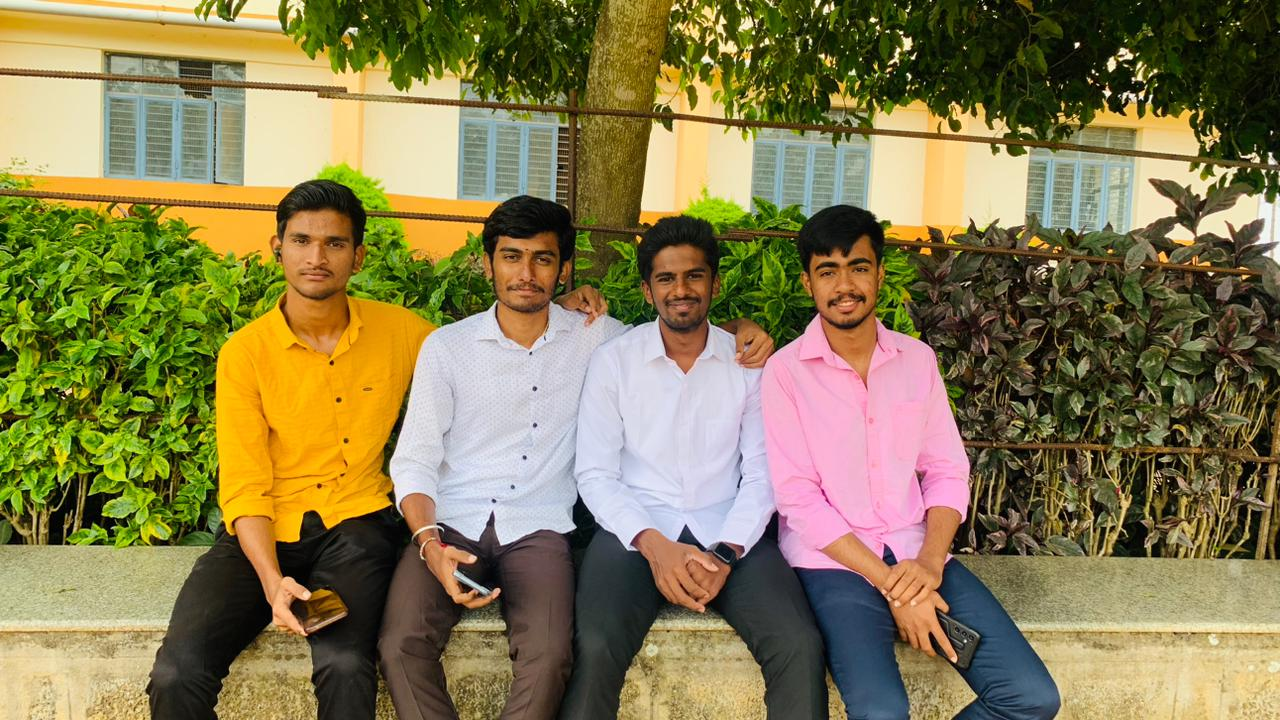
#> input picture PIC/IMG-20231124-WA0002.jpg, 1280 x 720 px; its folder holds only this picture in this run
$ python -i preprocess.py   (imports and definitions only)
#> lines starting #> are read from the running program, lines starting #| are printed output that depends on the picture
"""
Image Preprocessing Module for AI-Generated Image Detection
Handles normalization, resizing, and data augmentation
"""

import cv2
import numpy as np
from PIL import Image
import os
from pathlib import Path
import random


class ImagePreprocessor:
    """
    Preprocesses images for AI detection model
    """

    def __init__(self, target_size=(256, 256)):
        self.target_size = target_size

    def preprocess_image(self, image_path, augment=False):
        """
        Preprocess a single image
        """
#> called with image_path = 'PIC/IMG-20231124-WA0002.jpg', augment = False
        # Read image
        img = cv2.imread(image_path)
#> img is the input picture: shape (720, 1280, 3); mean B, G, R 80.5, 123.8, 135.1

        if img is None:
            raise ValueError(f"Could not read image from {image_path}")

        # Convert to RGB
        img = cv2.cvtColor(img, cv2.COLOR_BGR2RGB)

        # Apply augmentation if training
        if augment:
            img = self.augment_image(img)

        # Resize while maintaining aspect ratio
        img = self.resize_with_padding(img)

        # Normalize to [0, 1]
        img = img.astype(np.float32) / 255.0

        return img

    def resize_with_padding(self, img):
        """
        Resize image to target size while maintaining aspect ratio
        Pad with black if necessary
        """
        h, w = img.shape[:2]
#> h = 720; w = 1280
        target_h, target_w = self.target_size

        # Calculate scaling factor
        scale = min(target_w / w, target_h / h)
#> scale = 0.2

        # Calculate new dimensions
        new_w = int(w * scale)
#> new_w = 256
        new_h = int(h * scale)
#> new_h = 144

        # Resize image
        resized = cv2.resize(img, (new_w, new_h), interpolation=cv2.INTER_AREA)
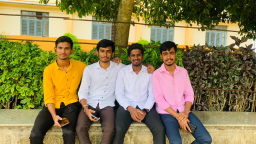
#> resized: shape (144, 256, 3); mean R, G, B 135.1, 123.8, 80.5

        # Create padded image
        padded = np.zeros((target_h, target_w, 3), dtype=np.uint8)

        # Calculate padding
        pad_h = (target_h - new_h) // 2
#> pad_h = 56
        pad_w = (target_w - new_w) // 2
#> pad_w = 0

        # Place resized image in center
        padded[pad_h:pad_h+new_h, pad_w:pad_w+new_w] = resized
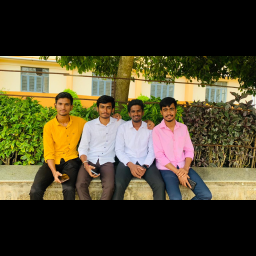
#> padded: shape (256, 256, 3); mean R, G, B 76, 69.7, 45.3

        return padded

    # [163 lines left out: functions augment_image, preprocess_batch, normalize_features, apply_normalization, prepare_for_cnn, load_and_split_dataset and 1 more, not called in this run]


class DataGenerator:
    """
    Data generator for training with batch loading
    """

    # [7 lines left out: function __init__, not called in this run]

    def __len__(self):
        return len(self.image_paths) // self.batch_size

    # [34 lines left out: functions __iter__, get_batch, not called in this run]


# [9 lines not run here, left out]

>>> result = ImagePreprocessor().preprocess_image('PIC/IMG-20231124-WA0002.jpg')

$ run again, on PIC/IMG-20231124-WA0003.jpg
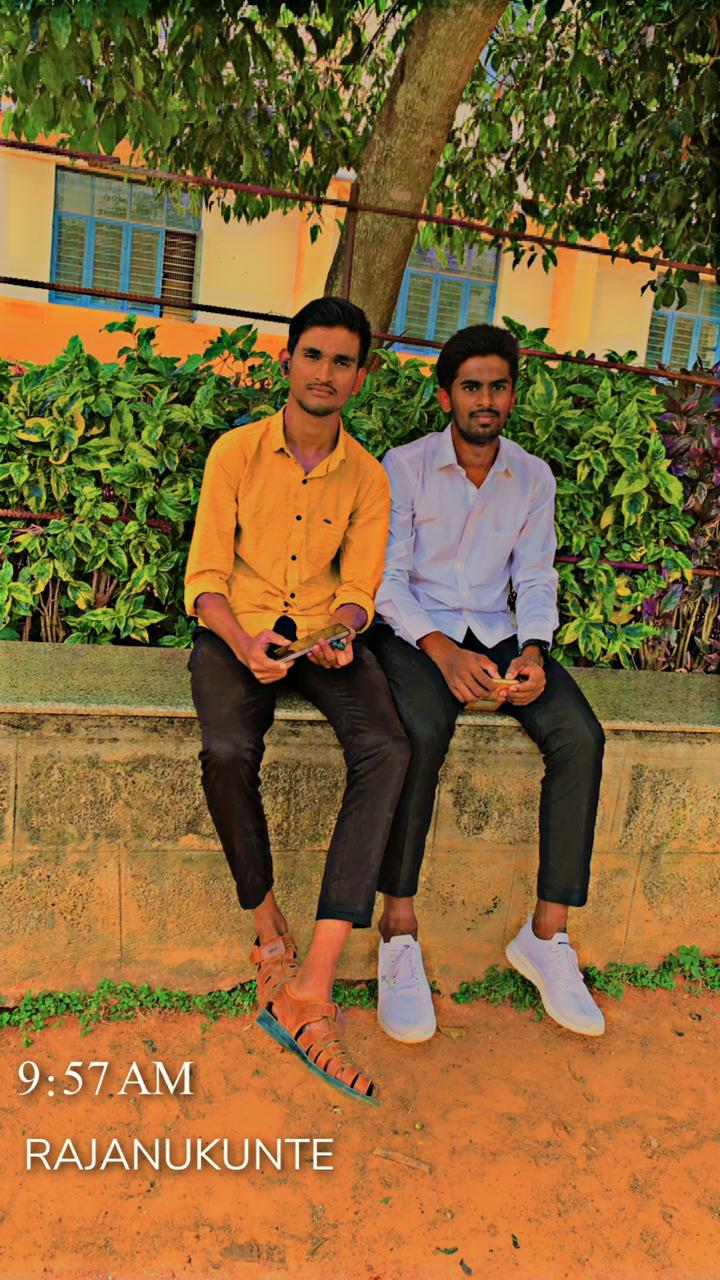
#> input picture PIC/IMG-20231124-WA0003.jpg, 720 x 1280 px
#> in preprocess_image, img is the input picture: shape (1280, 720, 3); mean B, G, R 55.2, 102.6, 134.4
#> in resize_with_padding, `resized = cv2.resize(img, (new_w, new_h), interpolation=cv2.INTER_AREA)`:
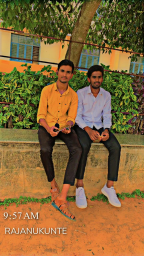
#> resized: shape (256, 144, 3); mean R, G, B 134.4, 102.6, 55.2
#> in resize_with_padding, `padded[pad_h:pad_h+new_h, pad_w:pad_w+new_w] = resized`:
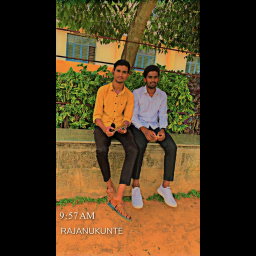
#> padded: shape (256, 256, 3); mean R, G, B 75.6, 57.7, 31.1

$ run again, on PIC/IMG-20231124-WA0004.jpg
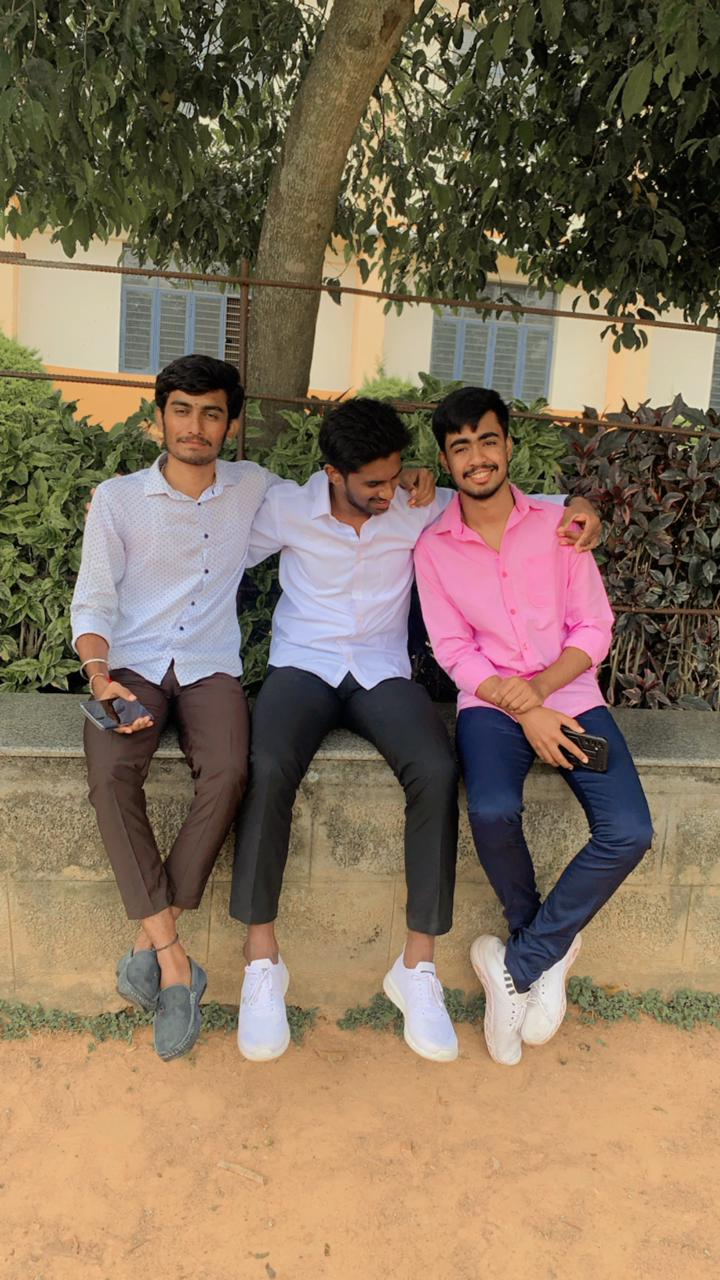
#> input picture PIC/IMG-20231124-WA0004.jpg, 720 x 1280 px
#> in preprocess_image, img is the input picture: shape (1280, 720, 3); mean B, G, R 91.9, 113.4, 132.4
#> in resize_with_padding, `resized = cv2.resize(img, (new_w, new_h), interpolation=cv2.INTER_AREA)`:
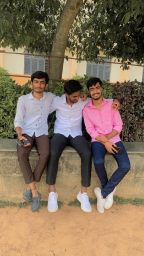
#> resized: shape (256, 144, 3); mean R, G, B 132.4, 113.4, 91.9
#> in resize_with_padding, `padded[pad_h:pad_h+new_h, pad_w:pad_w+new_w] = resized`:
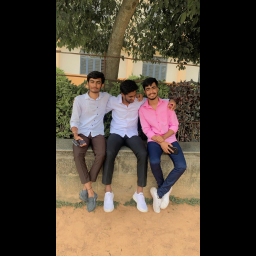
#> padded: shape (256, 256, 3); mean R, G, B 74.5, 63.8, 51.7

$ run again, on PIC/IMG-20231124-WA0005.jpg
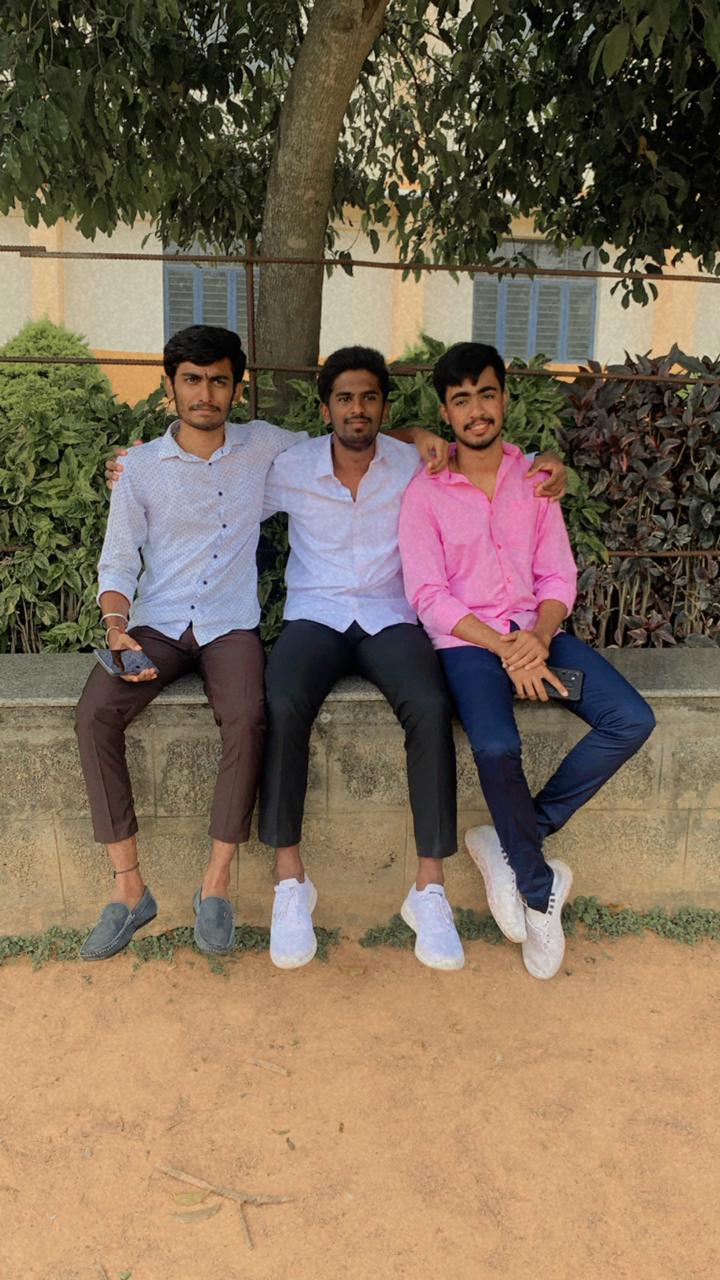
#> input picture PIC/IMG-20231124-WA0005.jpg, 720 x 1280 px
#> in preprocess_image, img is the input picture: shape (1280, 720, 3); mean B, G, R 88.7, 108.9, 127.6
#> in resize_with_padding, `resized = cv2.resize(img, (new_w, new_h), interpolation=cv2.INTER_AREA)`:
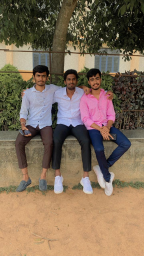
#> resized: shape (256, 144, 3); mean R, G, B 127.6, 108.9, 88.7
#> in resize_with_padding, `padded[pad_h:pad_h+new_h, pad_w:pad_w+new_w] = resized`:
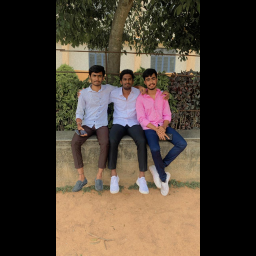
#> padded: shape (256, 256, 3); mean R, G, B 71.8, 61.3, 49.9
